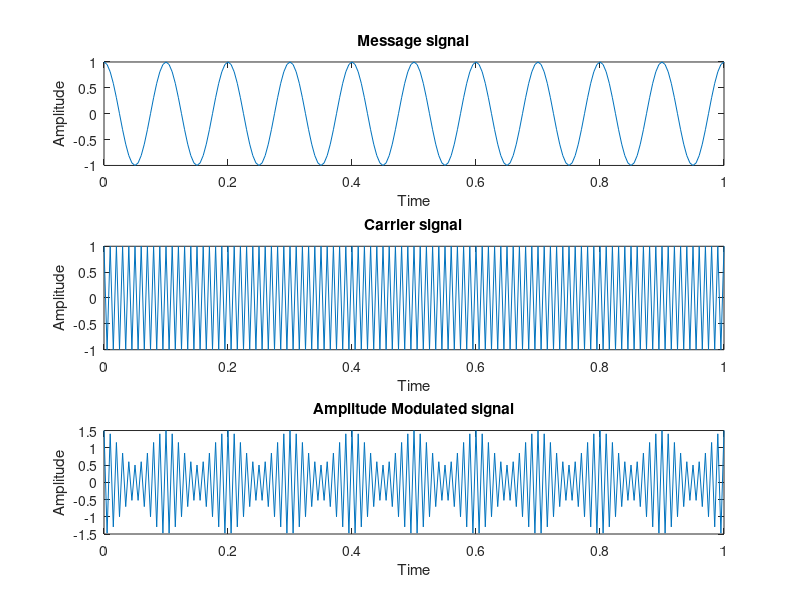

MATLAB code for this plot:
fc = 100;
fm = 10;
fs = 2 * fc;
t = 0:1/fs:1;
Am = 1;
Ac = 1;
u = 0.5;

% message signal
m = Am * cos(2 * pi * fm * t);

% Carrier signal
c = Ac * cos(2 * pi * fc * t);

%AM signal
s = (c + (((u*Ac)/2)*cos(2*pi*(fc+fm)*t) + (((u*Ac)/2)*cos(2 * pi * (fc-fm)*t))));

% Plots
subplot(3,1,1)
plot(t,m)
xlabel('Time');
ylabel('Amplitude');
title('Message signal');

subplot(3,1,2)
plot(t,c)
xlabel('Time');
ylabel('Amplitude');
title('Carrier signal');

subplot(3,1,3)
plot(t,s)
xlabel('Time');
ylabel('Amplitude');
title('Amplitude Modulated signal');
